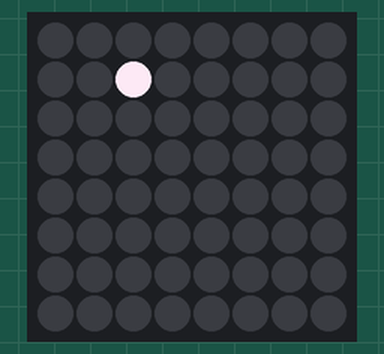
Bench run of a program on a simulated Raspberry Pi (BCM pin numbers) with a Sense HAT. On the bench: the Sense HAT's 8×8 RGB LED matrix. Random numbers come from a fixed seed.

Above: at 0.17 s.
At 7.77 s:
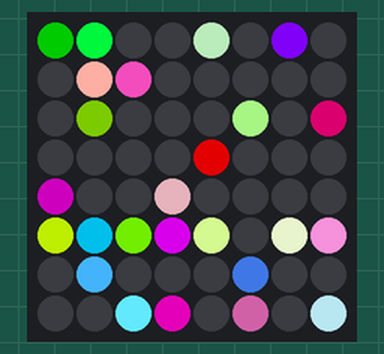
At 13.84 s:
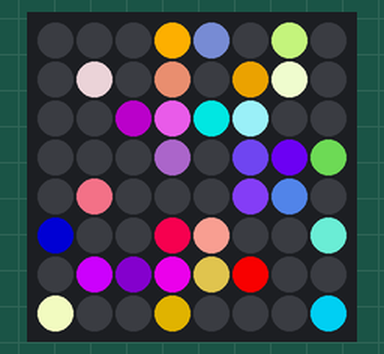
At 19.92 s:
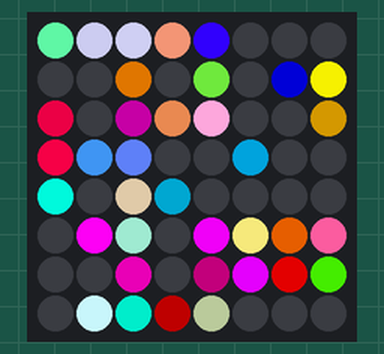
At 29.72 s:
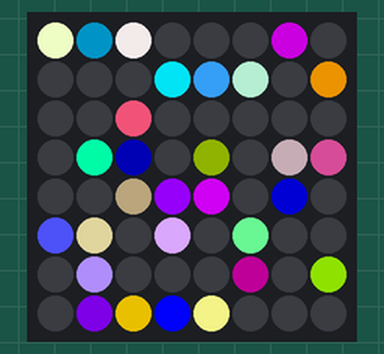
At 39.75 s:
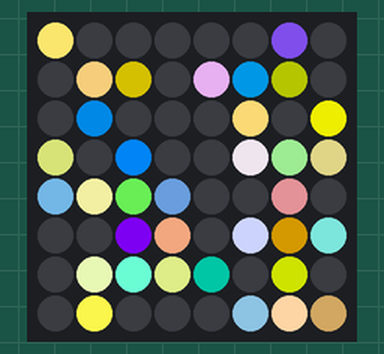

The program:

random_sparkles.py
```python
#!/usr/bin/python

from sense_hat import SenseHat
from random import randint
from time import sleep

sense = SenseHat()

try:
	while True:
		x = randint(0, 7)
		y = randint(0, 7)
		z = randint(0, 7)
		a = randint(0, 7)
		r = randint(0, 255)
		g = randint(0, 255)
		b = randint(0, 255)
		sense.set_pixel(x, y, r, g, b)
		sleep(0.01)
		sense.set_pixel(z, a, 0, 0, 0)
		sleep(0.01)
except KeyboardInterrupt:
	# Clear the sense hat when the display is over.
	sense.clear()
```
